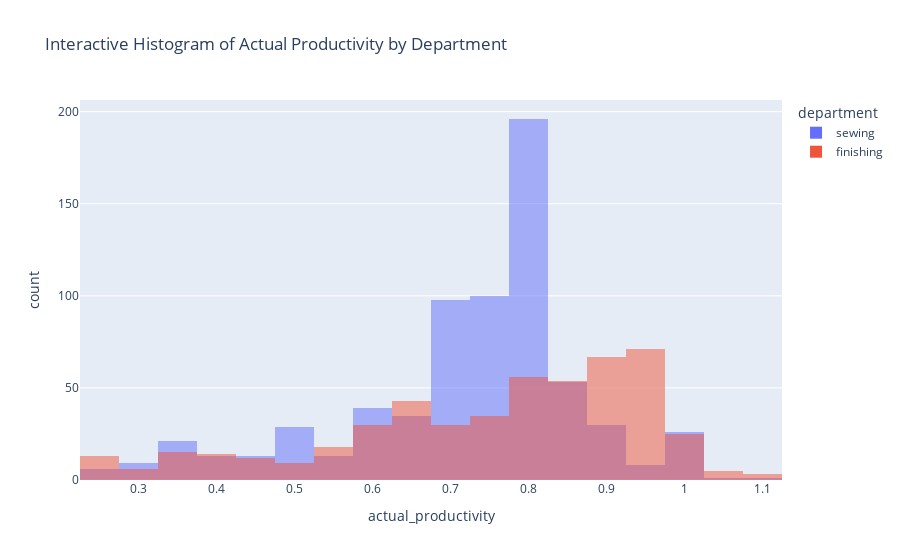

This figure's notebook cell:
### Code cell
# ===========================================================
# 5. Department-wise mean and std of productivity
# ===========================================================
dept_stats = df.groupby('department')['actual_productivity'].agg(['mean','std'])
print("\nDepartment-wise Actual Productivity (Mean & Std Dev):")
print(dept_stats)

# Interactive Histogram by Department
fig = px.histogram(df, x='actual_productivity', color='department', barmode='overlay',
                   title="Interactive Histogram of Actual Productivity by Department")
fig.show()

# The finishing department is slightly more productive but also has higher variability. Sewing is less productive on average.

### Figure 1 — Plotly figure (JSON) as saved in the notebook; plotly's stock layout.template omitted (floating-point values rounded to 4 significant figures; data arrays with more than 128 entries replaced by an {"elided": "..."} marker saying what was removed)
{"data": [{"alignmentgroup": "True", "bingroup": "x", "hovertemplate": "department=sewing<br>actual_productivity=%{x}<br>count=%{y}<extra></extra>", "legendgroup": "sewing", "marker": {"color": "#636efa", "opacity": 0.5, "pattern": {"shape": ""}}, "name": "sewing", "offsetgroup": "sewing", "orientation": "v", "showlegend": true, "type": "histogram", "x": {"elided": "691 float values"}, "xaxis": "x", "yaxis": "y"}, {"alignmentgroup": "True", "bingroup": "x", "hovertemplate": "department=finishing<br>actual_productivity=%{x}<br>count=%{y}<extra></extra>", "legendgroup": "finishing", "marker": {"color": "#EF553B", "opacity": 0.5, "pattern": {"shape": ""}}, "name": "finishing", "offsetgroup": "finishing", "orientation": "v", "showlegend": true, "type": "histogram", "x": {"elided": "506 float values"}, "xaxis": "x", "yaxis": "y"}], "layout": {"barmode": "overlay", "legend": {"title": {"text": "department"}, "tracegroupgap": 0}, "title": {"text": "Interactive Histogram of Actual Productivity by Department"}, "xaxis": {"anchor": "y", "domain": [0, 1], "title": {"text": "actual_productivity"}}, "yaxis": {"anchor": "x", "domain": [0, 1], "title": {"text": "count"}}}}
